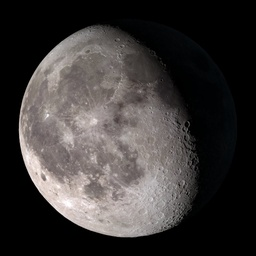
#> input picture Complementar/Filtro Laplace/moon.jpg, 256 x 256 px, shrunk from 1024 x 1024 before the run
$ python filtroLaplaceTeste03.py
#> lines starting #> are read from the running program, lines starting #| are printed output that depends on the picture
### Complementar/src/navFunc/filterLaplace.py
def filterLaplace (Filter):
    ### Imports
    import numpy as np
    import matplotlib.pyplot as plt
    import math as m
    import navFunc as nf

    # Load image into numpy matrix

    A = Filter.img

    size = nf.structtype()
    size.A = nf.structtype()
    size.A.lin, size.A.col = A.shape

    #################### Laplace filter
    ## Pre-set steps:
    Filter.kernel = np.ones((Filter.kernelSize, Filter.kernelSize))
    Filter.kernel[int(Filter.kernelSize/2), int(Filter.kernelSize/2)] = -1*(np.sum(Filter.kernel)-1)
    #################
    central = m.floor((Filter.kernelSize / 2))

    C = np.zeros((size.A.lin + central * 2, size.A.col + central * 2))
    C[(0 + central):(size.A.lin + central), (0 + central):(size.A.col + central)] = A

    #################
    ##  Run the kernel over the matrix (similar to convolution):
    #################
    soma = 0;
    D = np.zeros(A.shape)

    for j in range((0), size.A.lin):
        for k in range((0), size.A.col):
            # Run kernel in one matrix's elements
            for kl in range(0, Filter.kernelSize):
                for kk in range(0, Filter.kernelSize):
                    # print(C[j + kl, k + kk])
                    # print(kernel[kl, kk])
                    # print('Result is: %d ' %(C[j + kl,k + kk] * kernel[kl,kk]))

                    soma = (C[j + kl, k + kk] * Filter.kernel[kl, kk]) + soma

                    # print('Pixel has finished')
            value = m.ceil((soma / (Filter.kernelSize * Filter.kernelSize)))
            soma = 0
            D[j, k] = value
            # print('LINE has finished')

    D = np.uint8(D)

    print('################################')
    print('Process finished')
    print('Filter have been applied')
    print('################################')

    return D

### Complementar/Filtro Laplace/filtroLaplaceTeste03.py
##########################################################################################
##########################################################################################
############################################# PDI ########################################
##########################################################################################
# Just opne imagem using cv2, matplotlib e cv2
#
# Navar M M N
# 02-10-2016
##########################################################################################
##########################################################################################
# Load necessary(or not) modules
import cv2
import numpy as np
import matplotlib.pyplot as plt
import math as m
import navFunc as nf
from navFunc.cls import cls


##########################################################################################
#### Open imagem:
img = cv2.imread('moon.jpg', cv2.IMREAD_GRAYSCALE)
#> img: shape (256, 256); min 0, max 255, mean 57.4

##### Pre-sets ########################################################################
# Load image into numpy matrix
Filter = nf.structtype()                # Cria variavel do tipo struct (similar ao matlab)

Filter.img = np.array(img)

Filter.imgSize = nf.structtype()
Filter.imgSize.lin, Filter.imgSize.col = Filter.img.shape
#################### Filtro da média
Filter.ftype = 1;

# Kernel def:

Filter.kernelSize = 11

numAp = 1;
U = np.zeros((numAp, Filter.imgSize.lin, Filter.imgSize.col))

#############################################################################################
########### Method apllication:

for k in range(0, numAp):
    if k == 0:
        U[k, :, :] = nf.filterLaplace(Filter)
        print(U[k, :, :])
    else:
        Filter.img = U[k-1,:,:]
        U[k, :, :] = nf.filterLaplace(Filter)
        print(U[k, :, :])
        print(k)

#############################################################################################
########## Plot images:

########## Using matplotlib #################
plt.figure(1)
plt.subplot(121), plt.imshow(img, 'gray')
plt.subplot(121).set_title('Img original')
plt.subplot(122), plt.imshow(U[(numAp - 1),:,:], 'gray')
plt.subplot(122).set_title('Img c/ aplicação do filtro Laplaciano %d vezes' %numAp)

plt.figure(2)
plt.imshow((np.array(img) + U[(numAp - 1), :, :]), 'gray')
#plt.imshow((U[(numAp - 1),:,:]-img), 'gray')

plt.show()
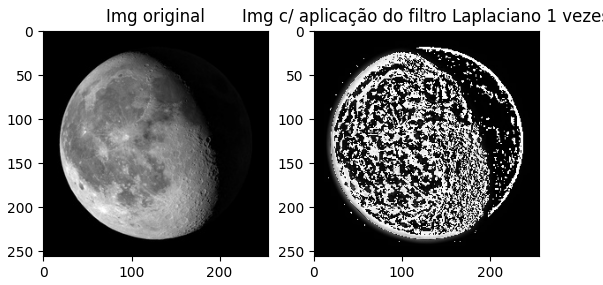
#> figure drawn by matplotlib, 2 panels
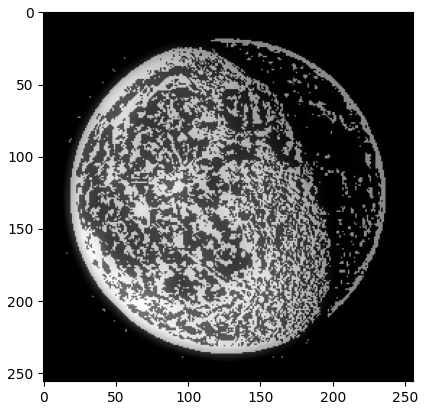
#> figure drawn by matplotlib, 1 panel
########## Using matplotlib #################

'''
cv2.namedWindow('image 1')
cv2.imshow('image 1', img)
cv2.namedWindow('image 2')
cv2.imshow('image 2', U)
cv2.waitKey(0)
cv2.destroyAllWindows()
'''
